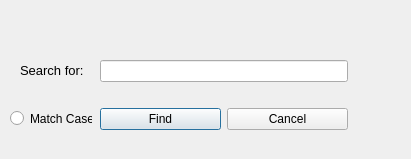
<?xml version="1.0" encoding="UTF-8"?>
<ui version="4.0">
 <class>find_window</class>
 <widget class="QDialog" name="find_window">
  <property name="geometry">
   <rect>
    <x>0</x>
    <y>0</y>
    <width>411</width>
    <height>159</height>
   </rect>
  </property>
  <property name="windowTitle">
   <string>Find</string>
  </property>
  <widget class="QLabel" name="label">
   <property name="geometry">
    <rect>
     <x>20</x>
     <y>60</y>
     <width>71</width>
     <height>20</height>
    </rect>
   </property>
   <property name="font">
    <font>
     <family>MS Sans Serif</family>
     <pointsize>10</pointsize>
    </font>
   </property>
   <property name="styleSheet">
    <string notr="true"/>
   </property>
   <property name="text">
    <string>Search for:</string>
   </property>
  </widget>
  <widget class="QRadioButton" name="radioButton">
   <property name="geometry">
    <rect>
     <x>10</x>
     <y>110</y>
     <width>82</width>
     <height>17</height>
    </rect>
   </property>
   <property name="text">
    <string>Match Case</string>
   </property>
  </widget>
  <widget class="QWidget" name="layoutWidget">
   <property name="geometry">
    <rect>
     <x>100</x>
     <y>40</y>
     <width>248</width>
     <height>111</height>
    </rect>
   </property>
   <layout class="QVBoxLayout" name="verticalLayout">
    <item>
     <widget class="QLineEdit" name="lineEdit"/>
    </item>
    <item>
     <layout class="QHBoxLayout" name="horizontalLayout">
      <item>
       <widget class="QPushButton" name="pushButton">
        <property name="text">
         <string>Find</string>
        </property>
       </widget>
      </item>
      <item>
       <widget class="QPushButton" name="pushButton_2">
        <property name="text">
         <string>Cancel</string>
        </property>
       </widget>
      </item>
     </layout>
    </item>
   </layout>
  </widget>
 </widget>
 <resources/>
 <connections/>
</ui>
